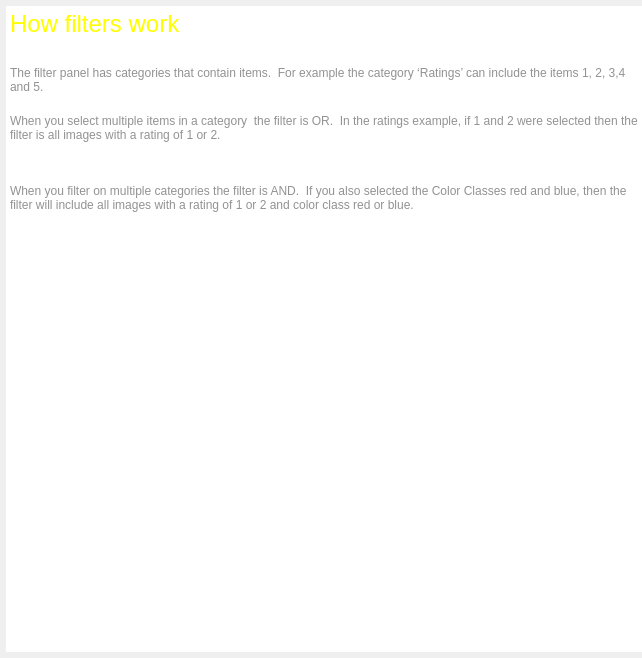
<?xml version="1.0" encoding="UTF-8"?>
<ui version="4.0">
 <class>FiltersHelpDlg</class>
 <widget class="QDialog" name="FiltersHelpDlg">
  <property name="geometry">
   <rect>
    <x>0</x>
    <y>0</y>
    <width>642</width>
    <height>658</height>
   </rect>
  </property>
  <property name="windowTitle">
   <string>Dialog</string>
  </property>
  <layout class="QVBoxLayout" name="verticalLayout">
   <property name="leftMargin">
    <number>6</number>
   </property>
   <property name="topMargin">
    <number>6</number>
   </property>
   <property name="rightMargin">
    <number>0</number>
   </property>
   <property name="bottomMargin">
    <number>6</number>
   </property>
   <item>
    <widget class="QTextBrowser" name="textBrowser">
     <property name="frameShape">
      <enum>QFrame::Shape::NoFrame</enum>
     </property>
     <property name="html">
      <string>&lt;!DOCTYPE HTML PUBLIC &quot;-//W3C//DTD HTML 4.0//EN&quot; &quot;http://www.w3.org/TR/REC-html40/strict.dtd&quot;&gt;
&lt;html&gt;&lt;head&gt;&lt;meta name=&quot;qrichtext&quot; content=&quot;1&quot; /&gt;&lt;meta charset=&quot;utf-8&quot; /&gt;&lt;style type=&quot;text/css&quot;&gt;
p, li { white-space: pre-wrap; }
hr { height: 1px; border-width: 0; }
li.unchecked::marker { content: &quot;\2610&quot;; }
li.checked::marker { content: &quot;\2612&quot;; }
&lt;/style&gt;&lt;/head&gt;&lt;body style=&quot; font-family:'.AppleSystemUIFont'; font-size:13pt; font-weight:400; font-style:normal;&quot;&gt;
&lt;p style=&quot; margin-top:0px; margin-bottom:0px; margin-left:0px; margin-right:0px; -qt-block-indent:0; text-indent:0px;&quot;&gt;&lt;span style=&quot; font-family:'Calibri','sans-serif'; font-size:18pt; color:#ffff00;&quot;&gt;How filters work&lt;/span&gt;&lt;/p&gt;
&lt;p style=&quot;-qt-paragraph-type:empty; margin-top:0px; margin-bottom:0px; margin-left:0px; margin-right:0px; -qt-block-indent:0; text-indent:0px; font-family:'Calibri','sans-serif'; font-size:18pt; color:#ffff00;&quot;&gt;&lt;br /&gt;&lt;/p&gt;
&lt;p style=&quot; margin-top:0px; margin-bottom:0px; margin-left:0px; margin-right:0px; -qt-block-indent:0; text-indent:0px;&quot;&gt;&lt;span style=&quot; font-family:'Calibri','sans-serif'; font-size:medium; color:#929292;&quot;&gt;The filter panel has categories that contain items.  For example the category ‘Ratings’ can include the items 1, 2, 3,4 and 5.&lt;/span&gt;&lt;/p&gt;
&lt;p style=&quot;-qt-paragraph-type:empty; margin-top:0px; margin-bottom:0px; margin-left:0px; margin-right:0px; -qt-block-indent:0; text-indent:0px; color:#929292;&quot;&gt;&lt;br /&gt;&lt;/p&gt;
&lt;p style=&quot; margin-top:0px; margin-bottom:0px; margin-left:0px; margin-right:0px; -qt-block-indent:0; text-indent:0px;&quot;&gt;&lt;span style=&quot; font-family:'Calibri','sans-serif'; font-size:medium; color:#929292;&quot;&gt;When you select multiple items in a category  the filter is OR.  In the ratings example, if 1 and 2 were selected then the filter is all images with a rating of 1 or 2.&lt;/span&gt;&lt;/p&gt;
&lt;p style=&quot;-qt-paragraph-type:empty; margin-top:0px; margin-bottom:0px; margin-left:0px; margin-right:0px; -qt-block-indent:0; text-indent:0px; font-family:'Calibri','sans-serif'; font-size:medium; color:#929292;&quot;&gt;&lt;br /&gt;&lt;/p&gt;
&lt;p style=&quot; margin-top:0px; margin-bottom:0px; margin-left:0px; margin-right:0px; -qt-block-indent:0; text-indent:0px;&quot;&gt;&lt;span style=&quot; font-family:'Calibri','sans-serif'; font-size:medium; color:#000000;&quot;&gt;            &lt;/span&gt;&lt;img src=&quot;:/Docs/images/filters1.png&quot; /&gt;&lt;span style=&quot; font-family:'Calibri','sans-serif'; font-size:medium; color:#000000;&quot;&gt; &lt;/span&gt;&lt;/p&gt;
&lt;p style=&quot;-qt-paragraph-type:empty; margin-top:0px; margin-bottom:0px; margin-left:0px; margin-right:0px; -qt-block-indent:0; text-indent:0px; font-family:'Calibri','sans-serif'; font-size:medium; color:#000000;&quot;&gt;&lt;br /&gt;&lt;/p&gt;
&lt;p style=&quot; margin-top:0px; margin-bottom:0px; margin-left:0px; margin-right:0px; -qt-block-indent:0; text-indent:0px;&quot;&gt;&lt;span style=&quot; font-family:'Calibri','sans-serif'; font-size:medium; color:#929292;&quot;&gt;When you filter on multiple categories the filter is AND.  If you also selected the Color Classes red and blue, then the filter will include all images with a rating of 1 or 2 and color class red or blue.&lt;/span&gt;&lt;/p&gt;
&lt;p style=&quot;-qt-paragraph-type:empty; margin-top:0px; margin-bottom:0px; margin-left:0px; margin-right:0px; -qt-block-indent:0; text-indent:0px; font-family:'Calibri','sans-serif'; font-size:medium; color:#929292;&quot;&gt;&lt;br /&gt;&lt;/p&gt;
&lt;p style=&quot; margin-top:0px; margin-bottom:0px; margin-left:0px; margin-right:0px; -qt-block-indent:0; text-indent:0px;&quot;&gt;            &lt;img src=&quot;:/Docs/images/filters2.png&quot; /&gt;&lt;/p&gt;&lt;/body&gt;&lt;/html&gt;</string>
     </property>
    </widget>
   </item>
  </layout>
 </widget>
 <resources/>
 <connections/>
</ui>
